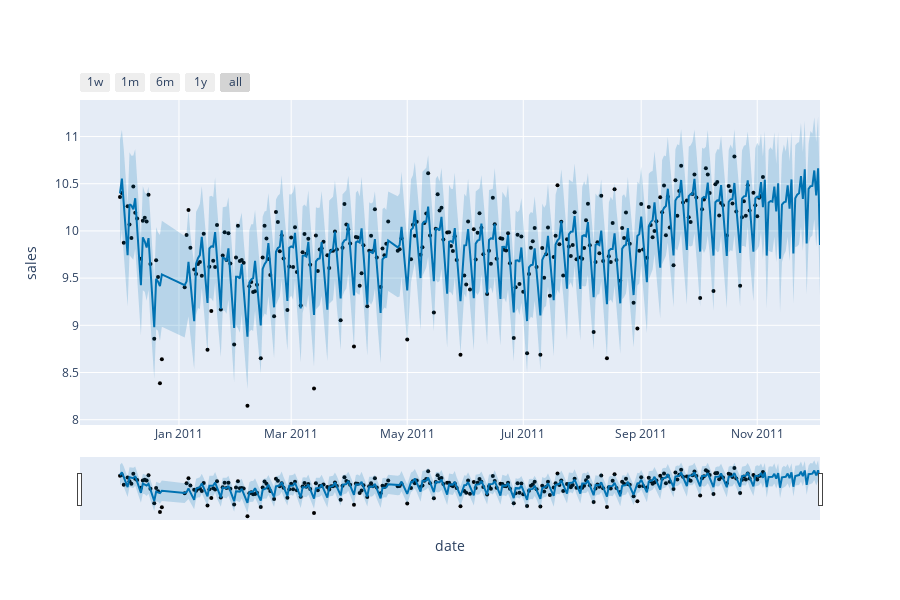

Notebook source saved alongside this figure:
### Code cell
# plotting the forecast
plot_plotly(m, forecast, xlabel='date', ylabel='sales')

### Figure 1 — Plotly figure (JSON) as saved in the notebook; plotly's stock layout.template omitted (floating-point values rounded to 4 significant figures; data arrays with more than 128 entries replaced by an {"elided": "..."} marker saying what was removed)
{"data": [{"marker": {"color": "black", "size": 4}, "mode": "markers", "name": "Actual", "type": "scatter", "x": {"elided": "275 str values"}, "y": {"elided": "275 float values"}}, {"hoverinfo": "skip", "line": {"width": 0}, "mode": "lines", "type": "scatter", "x": {"elided": "305 str values"}, "y": {"elided": "305 float values"}}, {"fill": "tonexty", "fillcolor": "rgba(0, 114, 178, 0.2)", "line": {"color": "#0072B2", "width": 2}, "mode": "lines", "name": "Predicted", "type": "scatter", "x": {"elided": "305 str values"}, "y": {"elided": "305 float values"}}, {"fill": "tonexty", "fillcolor": "rgba(0, 114, 178, 0.2)", "hoverinfo": "skip", "line": {"width": 0}, "mode": "lines", "type": "scatter", "x": {"elided": "305 str values"}, "y": {"elided": "305 float values"}}], "layout": {"height": 600, "showlegend": false, "width": 900, "xaxis": {"rangeselector": {"buttons": [{"count": 7, "label": "1w", "step": "day", "stepmode": "backward"}, {"count": 1, "label": "1m", "step": "month", "stepmode": "backward"}, {"count": 6, "label": "6m", "step": "month", "stepmode": "backward"}, {"count": 1, "label": "1y", "step": "year", "stepmode": "backward"}, {"step": "all"}]}, "rangeslider": {"visible": true}, "title": {"text": "date"}, "type": "date"}, "yaxis": {"title": {"text": "sales"}}}}
